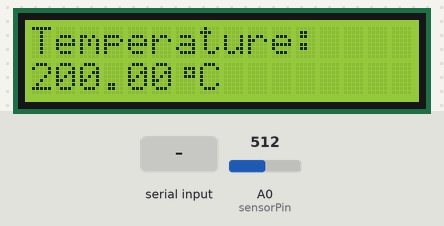
Recording of a sketch running on a simulated Arduino Uno, built with avr-gcc and run on an emulated ATmega328P. Shown: 16×2 character LCD. The test bench sets the inputs (shaded band); at power-on: A0 (sensorPin) = 512.

Above: at 1.2 s.
1.3 s: A0 (sensorPin) set to 306
At 2.1 s:
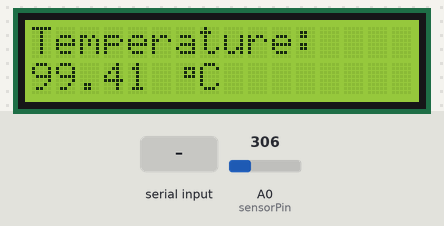
4.3 s: "h" received over the second serial link
7.3 s: "l" received over the second serial link
10.3 s: A0 (sensorPin) set to 319
At 11.3 s:
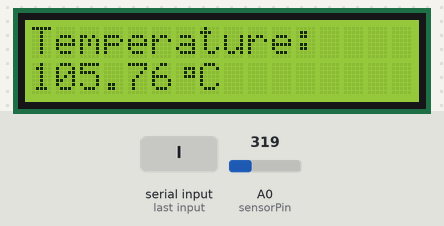
13.3 s: "h" received over the second serial link
16.3 s: "h" received over the second serial link
Timing chart, 0 to 19.3 s (numbered marks = the images above; inputs shaded):
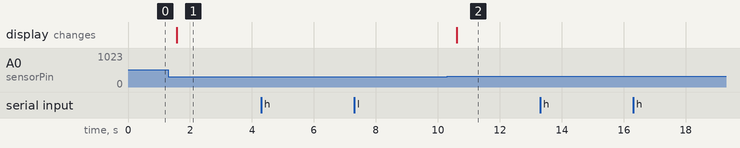

The sketch:

microcontrollerproj.ino
```cpp
#include <LiquidCrystal.h>
#include <SoftwareSerial.h>

#define rxPin 10
#define txPin 11

SoftwareSerial bltSerial(rxPin, txPin);

LiquidCrystal lcd(13, 12, 5, 4, 3, 2);
const int sensorPin = A0; //usar o pin a que o sensor de temp esta ligado
volatile float temperature = 0.0;
float highestTemp = 0.0;
float lowestTemp = 100.0;

byte customShape[] = {
  B00000,
  B00111,
  B00101,
  B00111,
  B00000,
  B00000,
  B00000,
  B00000
};

void setup_timer_1(void) {
 // Timer1 Configuration
  TCCR1A = 0; // Clear Timer1 control register A
  TCCR1B = 0; // Clear Timer1 control register B

  // Set Timer1 to CTC mode with prescaler 64
  TCCR1B |= (1 << WGM12) | (1 << CS12);

  // Set compare value for desired frequency on Timer1
  OCR1A = 31249; // (16MHz / (256 * 2)) - 1

  // Enable Timer1 compare match interrupt
  TIMSK1 |= (1 << OCIE1A);
}

ISR(TIMER1_COMPA_vect) {
  int SensorVal = analogRead(sensorPin);
  float voltage = (SensorVal / 1024.0) * 5.0;
  temperature = (voltage - 0.5) * 100;
  TIFR1 |= (1 << OCF1A);  // Clear Timer2 Compare Match A interrupt flag
}

void setup(void) {
  pinMode(rxPin, INPUT);
  pinMode(txPin, OUTPUT);

  bltSerial.begin(9600);
  lcd.begin(16, 2);

  setup_timer_1();

  interrupts();
}

void loop(void) {
  lcd.clear();
  lcd.setCursor(0, 0);
  lcd.print("Temperature:");
  lcd.setCursor(0, 1);
  lcd.print(temperature);
  lcd.createChar(6, customShape);
  lcd.setCursor(6, 1);
  lcd.write((byte)6);
  lcd.print("C");

  if (temperature > highestTemp) {
     highestTemp = temperature;
  }

  if (temperature < lowestTemp) {
     lowestTemp = temperature;
  }

  while (bltSerial.available() > 0) {
    char receiveData = (char) bltSerial.read();

    switch (receiveData) {
      case 'c':
        bltSerial.print(20);
        bltSerial.println(" ºC");
        break;
      case 'h':
        bltSerial.print(highestTemp);
        bltSerial.println(" ºC");
        break;
      case 'l':
        bltSerial.print(lowestTemp);
        bltSerial.println(" ºC");
      default:
        break;
    }
  }

  delay(10);
}
```

Measured:
- after the input at 1.3 s, the display: changes after 0.27 s (image 1)
- after the input at 4.3 s, every drawn part: stays the same
- after the input at 7.3 s, every drawn part: stays the same
- after the input at 10.3 s, the display: changes after 0.30 s (image 2)
- after the input at 13.3 s, every drawn part: stays the same
- after the input at 16.3 s, every drawn part: stays the same
